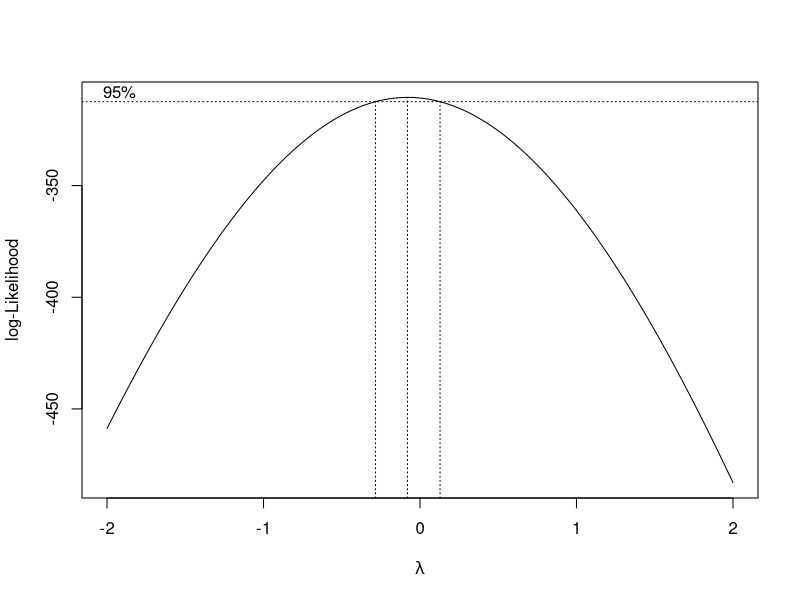
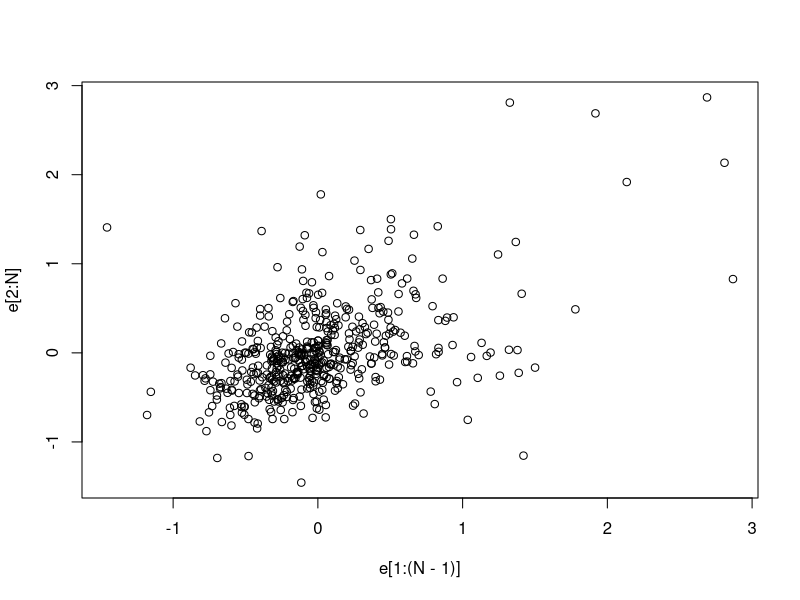
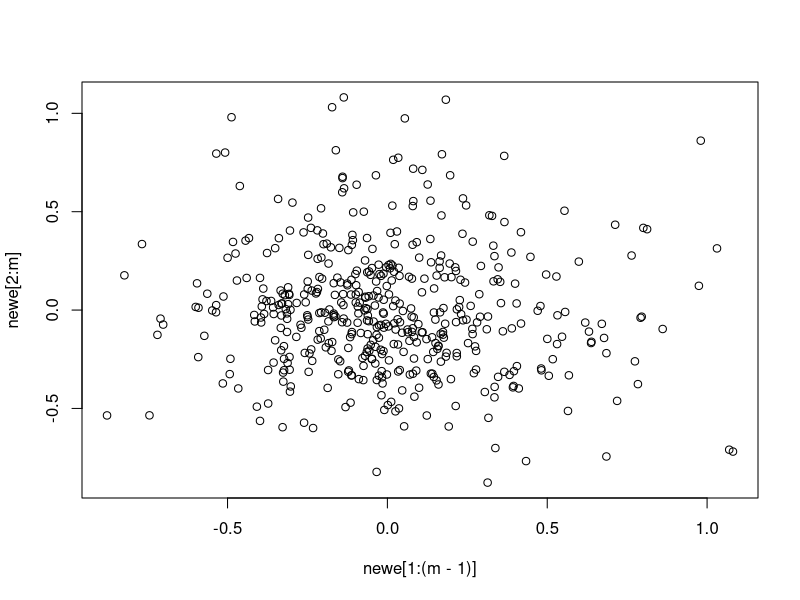

Write R code to recreate these figures, in order. (Note: this script raises an error after producing the figures.)
install.packages("mlbench") # 安装"mlbench"包。只需在计算机上安装一次即可反复调用，不必每次重新安装
install.packages("zoo")
library(mlbench) # 调用"mlbench"包
library(lmtest) # 调用"lmtest"包
library (MASS) # 调用"MASS"包
data("BostonHousing") # 载入"BostonHousing"数据
? BostonHousing # 查看BonstonHousing数据基本信息
# 在分析中，请以房价中位数"medv"为应变量，以其它十三个变量为自变量。其中"chas"为定性变量，不在课程范围内，
# 可删去，只考虑其它十二个自变量。
data1=BostonHousing
data1=data1[,-4]# 删去"chas"这一列
names(data1)[13]=c("y")
#names(data1)[1:13]=c("x1","x2","x3","x4","x5","x6","x7","x8","x9","x10","x11","x12","y")# 给自变量和因变量改名
data0=data.frame(scale(data1))
n = nrow(data0) # 清点样本量
p = ncol(data0) - 1 # 清点自变量个数（减去数据中包含的因变量一列）

lm1 = lm(y ~ ., data = data0) # 拟合线性模型
summary(lm1) # 输出拟合结果

e = resid(lm1) # 计算残差
sigma = sqrt(sum(e ^ 2) / (n - p - 1)) # 估计随机误差标准差sigma

X1 = as.matrix(data0[, 1 : 12]) # 抽取数据中的自变量矩阵
X = cbind(1, X1) # 在自变量矩阵右侧加一行常数1
XX = t(X) %*% X # 计算X'X
covBeta = sigma ^ 2 * solve(XX) # 计算最小二乘估计betahat的协方差矩阵
covBeta # 输出OLSE的协方差矩阵

r = matrix(nrow = p + 1, ncol = p + 1) # 定义一个零矩阵用于储存相关系数
for(i in 1 : (p + 1))
{
  for(j in 1 : (p + 1)) r[i, j] = covBeta[i, j] / sqrt(covBeta[i, i] * covBeta[j, j]) # 计算相关系数并储存在矩阵r中
}
r # 输出OLSE的相关系数矩阵

###-----变量选择——逐步回归-----###
summary(step(lm1, direction = "both"))
#indus和age变量没有被选择，而且此时的adjusted R-square比原模型高，所以删去这两个变量
data0=data0[,c(1,2,4,5,7,8,9,10,11,12,13)]
lm2=lm(y ~ .,data=data0)
lm2
#(appendix)后退法可得出同样结果
#Anova(lm1, type = "III") # 利用Anova函数对每一个自变量做F检验，输出结果

#lm_dropage = lm(y ~ . - age, data = data0) # 后退法，先去除Anova结果中最不显著的x6，用y对剩余自变量拟合线性模型
#summary(lm_dropage) # 输出拟合结果

#lm_droptwo = lm(y ~ .- age-indus, data = data0) # 再去除Anova结果中最不显著的x3，用y对剩余自变量拟合线性模型
#summary(lm_droptwo) # 输出拟合结果
# 用后退法发现删去indus和age后其他自变量都显著

######回归诊断######
###-----计算各样本点的Cook距离与异常点F检验p值-----###

ck=cooks.distance(lm2) # 计算各样本点Cook距离
which(ck>1) # 无大于1的值
#说明样本中没有强影响点

r = rstandard(lm2) # 计算各样本点SRE
p1 = ncol(data0)+1 # 自变量个数加一
n1 = nrow(data0) # 清点样本点个数
F = (n1 - p1 - 1) * r ^ 2 / (n1 - p1 -r ^ 2) # 计算异常点F检验统计量
p.value = 1 - pf(F, 1, n1 - p1 - 1) # 计算异常点F检验p值
del=which(p.value < 0.05) 
del # 在0.05显著性水平下,找出异常点
data0=data0[-del,] # 删去异常值点
lm3=lm(y ~ ., data=data0)#重新拟合模型
summary(lm3)

#-----检验异方差性detect heteroscedasticity-----#

abse = abs(resid(lm3)) # 计算残差绝对值
for(i in 1:(ncol(data0)-1))
{out=cor.test(data0[,i], abse, method = "spearman",exact=FALSE) # 计算残差与xi的相关系数
if(out$p.value<0.05)
  print(names(data0)[i])
}
# 结果表明残差绝对值与自变量存在显著相关关系,即数据存在异方差性
ymin=min(data0$y)
a=-2*ymin
data0$y=data0$y+a
bc = boxcox(y ~ ., data = data0, lambda = seq(-2, 2, 0.01))
# 计算不同lambda值对应BoxCox变换的似然函数，lambda取值区间为[-2, 2]，步长为0.01
# 输出的图像展示对数似然函数随lambda增长的变化
lambda = bc $ x[which.max(bc $ y)] # 选取使似然函数达到最大值的lambda值
lambda # 输出lambda值
y_bc = (data0 $ y ^ lambda - 1) / lambda # 计算变换后的y值

lm1_bc = lm(y_bc ~ ., data = data0) # 使用变换后的y值拟合线性模型
summary(lm1_bc) # 输出拟合结果
abse_bc = abs(resid(lm1_bc)) # 计算残差绝对值
for(i in 1:(ncol(data0)-1))
{out=cor.test(data0[,i], abse_bc, method = "spearman",exact=FALSE) # 计算残差与xi的相关系数
if(out$p.value<0.05)
  print(names(data0)[i])
}
# 借助boxcox变换，数据异方差性并未消除。
data0$y=data0$y-a# 把data0中的y值复原

s = seq(-0.5, 0.5, 0.01) # 产生数列(-0.49,-0.48,...,0.5)作为权重函数幂指数备选
result1 = vector(length = length(s), mode = "list") # 产生一个与s维度相同的空向量以储存后续结果
result2 = vector(length = length(s), mode = "list") # 产生一个与s维度相同的空向量以储存后续结果

p=(ncol(data0)-1) #自变量个数
corr2 = vector(length = p, mode = "list") # 产生一个长度为p的向量，用来存储rho的绝对值
for(i in 1:p)
{corr2[i]=abs(cor.test(data0[,i], abse, method = "spearman",exact=FALSE)$estimate) # 把rho的绝对值存储在向量corr2中
}
xk=which.max(corr2) # corr2的最大的元素对应等级相关系数最大的自变量
xk # 找出等级相关系数最大的自变量是第四个，也就是rm

for(j in 1 : length(s))
{
  
  w = data0 $ rm ^ (-s[j]) # 计算权重
  lm1_wlse = lm(y ~ ., weights = w, data0) # 用WLSE拟合线性模型
  result1[[j]] = logLik(lm1_wlse) # 储存拟合模型对应的对数似然函数值
  result2[[j]] = summary(lm1_wlse) # 储存模型拟合结果
  
}
result1 # 输出对数似然函数值
s[which.max(result1)]
result2[which.max(result1)] # 输出对应对数函数最大值的模型 
# 此时Ra square=0.8908,增大了
# 说明对于这个数据集加权最小二乘估计的拟合效果好于普通最小二乘估计


###-----检验自相关性-----###
dwtest(lm1, alternative = "two.sided") # 进行DW检验
# 检验表明数据存在显著的一阶自相关性。
e=resid(lm1)
N = length(e) # 清点样本点个数
plot(e[1 : (N - 1)], e[2 : N]) # 画出e_{i-1}与e_i关系图
# 图中显示e_{i-1}与e_i存在明显正相关。
rhohat = ( sum(e[1 : (N - 1)] ^ 2) * sum(e[2 : N] ^ 2) ) ^ (- 1 / 2) * sum(e[1 : (N - 1)] * e[2 : N]) 
#估计一阶自相关系数
rhohat
# 一阶自相关系数为0.4886222，表明数据存在明显的一阶自相关性。

aft=data0
for(i in 1 : (p + 1))
{
  j=N
  while(j>1)
  {
    aft[j,i]=aft[j,i]-rhohat*aft[j-1,i];
    j=j-1;
  }
}
aft=aft[-1,]
 # 用迭代法处理数据,以消除自相关性
lm_iterate = lm(y ~ ., data = aft) # 用迭代后数据拟合线性模型
summary(lm_iterate) # 输出拟合结果
dwtest(lm_iterate, alternative = "two.sided") # 进行DW检验
# 检验表明迭代后数据的一阶自相关性在显著性水平0.01下不明显。

newe = resid(lm_iterate) # 计算迭代后模型残差
m = length(newe) # 清点迭代后样本点个数
plot(newe[1 : (m - 1)], newe[2 : m]) # 画出newe_{i-1}与newe_i关系图
# 图中显示newe_{i-1}与newe_i不存在明显关联。
rhohat = ( sum(newe[1 : (m - 1)] ^ 2) * sum(newe[2 : m] ^ 2) ) ^ (- 1 / 2) * sum(newe[1 : (m - 1)] * newe[2 : m]) 
#估计一阶自相关系数
rhohat
# 一阶自相关系数为-0.1167036，绝对值较原始数据大幅降低。

###-----判定线性模型中是否存在多重共线性-----###
lm3=lm(y ~ ., data = aft) # 用处理后的数据拟合线性模型
summary(lm3)
vif(lm3) # 计算方差扩大因子
# 方差扩大因子都小于10
XX = cor(aft[1:m, -11]) # 计算设计矩阵的相关矩阵
kappa(XX, exact = T) # 计算条件数
# 条件数为25.78646，小于100，表明模型中多重共线性程度很小









